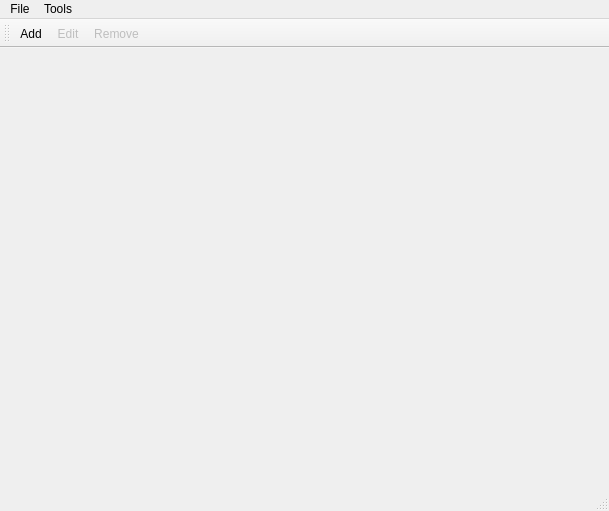
<?xml version="1.0" encoding="UTF-8"?>
<ui version="4.0">
 <class>MainWindow</class>
 <widget class="QMainWindow" name="MainWindow">
  <property name="geometry">
   <rect>
    <x>0</x>
    <y>0</y>
    <width>609</width>
    <height>511</height>
   </rect>
  </property>
  <property name="windowTitle">
   <string>MainWindow</string>
  </property>
  <widget class="QWidget" name="centralwidget">
   <layout class="QVBoxLayout" name="verticalLayout">
    <item>
     <widget class="QStackedWidget" name="stackedWidget"/>
    </item>
   </layout>
  </widget>
  <widget class="QMenuBar" name="menubar">
   <property name="geometry">
    <rect>
     <x>0</x>
     <y>0</y>
     <width>609</width>
     <height>25</height>
    </rect>
   </property>
   <widget class="QMenu" name="menuFile">
    <property name="title">
     <string>File</string>
    </property>
    <addaction name="actionExit"/>
   </widget>
   <widget class="QMenu" name="menuTools">
    <property name="title">
     <string>Tools</string>
    </property>
    <addaction name="actionAdd"/>
    <addaction name="actionEdit"/>
    <addaction name="actionRemove"/>
   </widget>
   <addaction name="menuFile"/>
   <addaction name="menuTools"/>
  </widget>
  <widget class="QStatusBar" name="statusbar"/>
  <widget class="QToolBar" name="toolBar">
   <property name="windowTitle">
    <string>toolBar</string>
   </property>
   <attribute name="toolBarArea">
    <enum>TopToolBarArea</enum>
   </attribute>
   <attribute name="toolBarBreak">
    <bool>false</bool>
   </attribute>
   <addaction name="actionAdd"/>
   <addaction name="actionEdit"/>
   <addaction name="actionRemove"/>
  </widget>
  <action name="actionAdd">
   <property name="text">
    <string>Add</string>
   </property>
  </action>
  <action name="actionEdit">
   <property name="enabled">
    <bool>false</bool>
   </property>
   <property name="text">
    <string>Edit</string>
   </property>
  </action>
  <action name="actionRemove">
   <property name="enabled">
    <bool>false</bool>
   </property>
   <property name="text">
    <string>Remove</string>
   </property>
  </action>
  <action name="actionExit">
   <property name="text">
    <string>Exit</string>
   </property>
  </action>
 </widget>
 <resources/>
 <connections/>
</ui>
